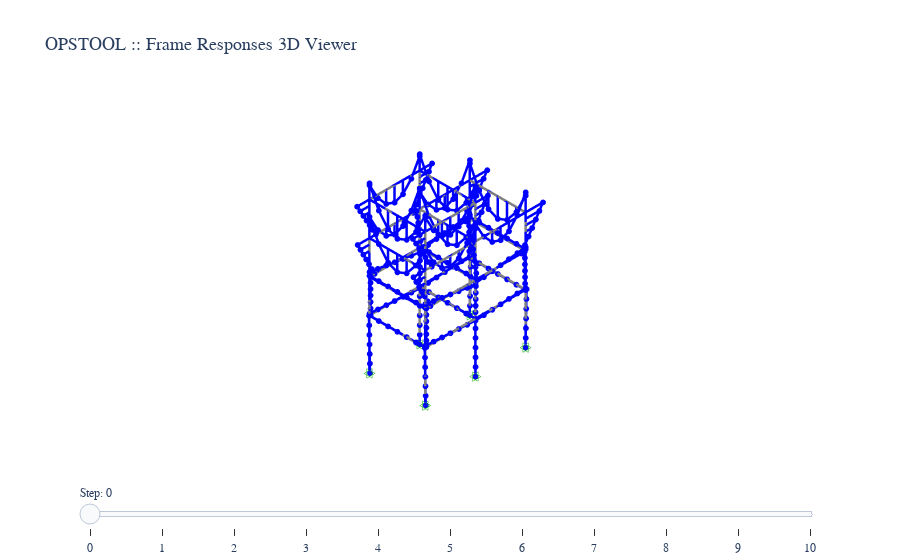

The notebook cell this image was saved under:
### Code cell
fig = opsvis.plot_frame_responses(
    odb_tag=1,
    slides=True,
    resp_type="sectionForces",
    resp_dof="My",
    unit_symbol="MN·m",
    unit_factor=1e-6,
    scale=2.0,
    show_values=True,  # hover to show values
    line_width=5,
    show_bc=True,
    bc_scale=2,
    style="wireframe",
    color="blue",
)
# fig.show(renderer="jupyterlab")
# fig.show(renderer="notebook")
# fig.show(renderer="browser")
fig.show()  # for auto
fig.write_html("images/frame_resp_plotly2.html", full_html=False, include_plotlyjs="cdn")
